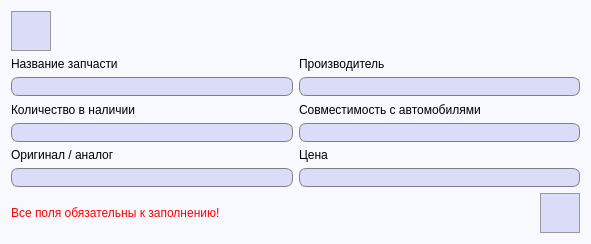
<?xml version="1.0" encoding="UTF-8"?>
<ui version="4.0">
 <class>ViewUpdateSparePart</class>
 <widget class="QDialog" name="ViewUpdateSparePart">
  <property name="geometry">
   <rect>
    <x>0</x>
    <y>0</y>
    <width>591</width>
    <height>244</height>
   </rect>
  </property>
  <property name="windowTitle">
   <string>Редактирование информации о запчасти</string>
  </property>
  <property name="styleSheet">
   <string notr="true">QDialog {
	background-color: #f7f9ff;
}

QMessageBox {
	background-color: white;
}</string>
  </property>
  <layout class="QGridLayout" name="gridLayout_2">
   <item row="2" column="0">
    <widget class="QLabel" name="errorLabel">
     <property name="font">
      <font>
       <pointsize>9</pointsize>
      </font>
     </property>
     <property name="styleSheet">
      <string notr="true">QLabel {
	color: red;
}</string>
     </property>
     <property name="text">
      <string>Все поля обязательны к заполнению!</string>
     </property>
    </widget>
   </item>
   <item row="2" column="1">
    <spacer name="horizontalSpacer_2">
     <property name="orientation">
      <enum>Qt::Horizontal</enum>
     </property>
     <property name="sizeHint" stdset="0">
      <size>
       <width>40</width>
       <height>20</height>
      </size>
     </property>
    </spacer>
   </item>
   <item row="2" column="2">
    <widget class="QPushButton" name="saveUpdatedInfo">
     <property name="enabled">
      <bool>false</bool>
     </property>
     <property name="minimumSize">
      <size>
       <width>40</width>
       <height>40</height>
      </size>
     </property>
     <property name="styleSheet">
      <string notr="true">QPushButton {
	background-color: #dbdcf7;
	border: 1px solid #999999;
}

QPushButton:hover {
	background-color: #d5d6f0;
	border: 1px solid #acacac;
}

QPushButton:pressed {
	background-color: #cbcde6;
	border: 2px solid #999999;
}</string>
     </property>
     <property name="text">
      <string/>
     </property>
     <property name="icon">
      <iconset resource="images.qrc">
       <normaloff>:/images/save.png</normaloff>:/images/save.png</iconset>
     </property>
     <property name="iconSize">
      <size>
       <width>27</width>
       <height>27</height>
      </size>
     </property>
     <property name="autoDefault">
      <bool>false</bool>
     </property>
    </widget>
   </item>
   <item row="1" column="0" colspan="3">
    <layout class="QGridLayout" name="gridLayout">
     <item row="0" column="1">
      <widget class="QLabel" name="label_2">
       <property name="font">
        <font>
         <pointsize>9</pointsize>
        </font>
       </property>
       <property name="text">
        <string>Производитель</string>
       </property>
      </widget>
     </item>
     <item row="4" column="0">
      <widget class="QLabel" name="label_5">
       <property name="font">
        <font>
         <pointsize>9</pointsize>
        </font>
       </property>
       <property name="text">
        <string>Оригинал / аналог</string>
       </property>
      </widget>
     </item>
     <item row="5" column="1">
      <widget class="QLineEdit" name="priceLine">
       <property name="font">
        <font>
         <pointsize>10</pointsize>
        </font>
       </property>
       <property name="styleSheet">
        <string notr="true">QLineEdit {
	border: 1px solid gray;
    border-radius: 7px;
    background-color: #dbdcf7;
	padding-left: 3px;
}</string>
       </property>
       <property name="readOnly">
        <bool>true</bool>
       </property>
      </widget>
     </item>
     <item row="1" column="0">
      <widget class="QLineEdit" name="sparePartNameLine">
       <property name="font">
        <font>
         <pointsize>10</pointsize>
        </font>
       </property>
       <property name="styleSheet">
        <string notr="true">QLineEdit {
	border: 1px solid gray;
    border-radius: 7px;
    background-color: #dbdcf7;
	padding-left: 3px;
}</string>
       </property>
       <property name="readOnly">
        <bool>true</bool>
       </property>
      </widget>
     </item>
     <item row="2" column="0">
      <widget class="QLabel" name="label_3">
       <property name="font">
        <font>
         <pointsize>9</pointsize>
        </font>
       </property>
       <property name="text">
        <string>Количество в наличии</string>
       </property>
      </widget>
     </item>
     <item row="1" column="1">
      <widget class="QLineEdit" name="manufacturerLine">
       <property name="font">
        <font>
         <pointsize>10</pointsize>
        </font>
       </property>
       <property name="styleSheet">
        <string notr="true">QLineEdit {
	border: 1px solid gray;
    border-radius: 7px;
    background-color: #dbdcf7;
	padding-left: 3px;
}</string>
       </property>
       <property name="readOnly">
        <bool>true</bool>
       </property>
      </widget>
     </item>
     <item row="0" column="0">
      <widget class="QLabel" name="label">
       <property name="font">
        <font>
         <pointsize>9</pointsize>
        </font>
       </property>
       <property name="text">
        <string>Название запчасти</string>
       </property>
      </widget>
     </item>
     <item row="3" column="0">
      <widget class="QLineEdit" name="quantityInStockLine">
       <property name="font">
        <font>
         <pointsize>10</pointsize>
        </font>
       </property>
       <property name="styleSheet">
        <string notr="true">QLineEdit {
	border: 1px solid gray;
    border-radius: 7px;
    background-color: #dbdcf7;
	padding-left: 3px;
}</string>
       </property>
       <property name="readOnly">
        <bool>true</bool>
       </property>
      </widget>
     </item>
     <item row="2" column="1">
      <widget class="QLabel" name="label_4">
       <property name="font">
        <font>
         <pointsize>9</pointsize>
        </font>
       </property>
       <property name="text">
        <string>Совместимость с автомобилями</string>
       </property>
      </widget>
     </item>
     <item row="4" column="1">
      <widget class="QLabel" name="label_6">
       <property name="font">
        <font>
         <pointsize>9</pointsize>
        </font>
       </property>
       <property name="text">
        <string>Цена</string>
       </property>
      </widget>
     </item>
     <item row="5" column="0">
      <widget class="QLineEdit" name="isOriginalLine">
       <property name="font">
        <font>
         <pointsize>10</pointsize>
        </font>
       </property>
       <property name="styleSheet">
        <string notr="true">QLineEdit {
	border: 1px solid gray;
    border-radius: 7px;
    background-color: #dbdcf7;
	padding-left: 3px;
}</string>
       </property>
       <property name="readOnly">
        <bool>true</bool>
       </property>
      </widget>
     </item>
     <item row="3" column="1">
      <widget class="QLineEdit" name="autoCompatibilityLine">
       <property name="font">
        <font>
         <pointsize>10</pointsize>
        </font>
       </property>
       <property name="styleSheet">
        <string notr="true">QLineEdit {
	border: 1px solid gray;
    border-radius: 7px;
    background-color: #dbdcf7;
	padding-left: 3px;
}</string>
       </property>
       <property name="readOnly">
        <bool>true</bool>
       </property>
      </widget>
     </item>
    </layout>
   </item>
   <item row="0" column="0">
    <widget class="QPushButton" name="updateSparePartInfoButton">
     <property name="minimumSize">
      <size>
       <width>40</width>
       <height>40</height>
      </size>
     </property>
     <property name="maximumSize">
      <size>
       <width>40</width>
       <height>40</height>
      </size>
     </property>
     <property name="toolTip">
      <string>Редактировать информацию</string>
     </property>
     <property name="styleSheet">
      <string notr="true">QPushButton {
	background-color: #dbdcf7;
	border: 1px solid #999999;
}

QPushButton:hover {
	background-color: #d5d6f0;
	border: 1px solid #acacac;
}

QPushButton:pressed {
	background-color: #cbcde6;
	border: 2px solid #999999;
}</string>
     </property>
     <property name="text">
      <string/>
     </property>
     <property name="icon">
      <iconset resource="images.qrc">
       <normaloff>:/images/edit.png</normaloff>:/images/edit.png</iconset>
     </property>
     <property name="iconSize">
      <size>
       <width>32</width>
       <height>32</height>
      </size>
     </property>
     <property name="autoDefault">
      <bool>false</bool>
     </property>
    </widget>
   </item>
  </layout>
 </widget>
 <tabstops>
  <tabstop>sparePartNameLine</tabstop>
  <tabstop>manufacturerLine</tabstop>
  <tabstop>quantityInStockLine</tabstop>
  <tabstop>autoCompatibilityLine</tabstop>
  <tabstop>isOriginalLine</tabstop>
  <tabstop>priceLine</tabstop>
  <tabstop>saveUpdatedInfo</tabstop>
 </tabstops>
 <resources>
  <include location="images.qrc"/>
 </resources>
 <connections/>
</ui>
